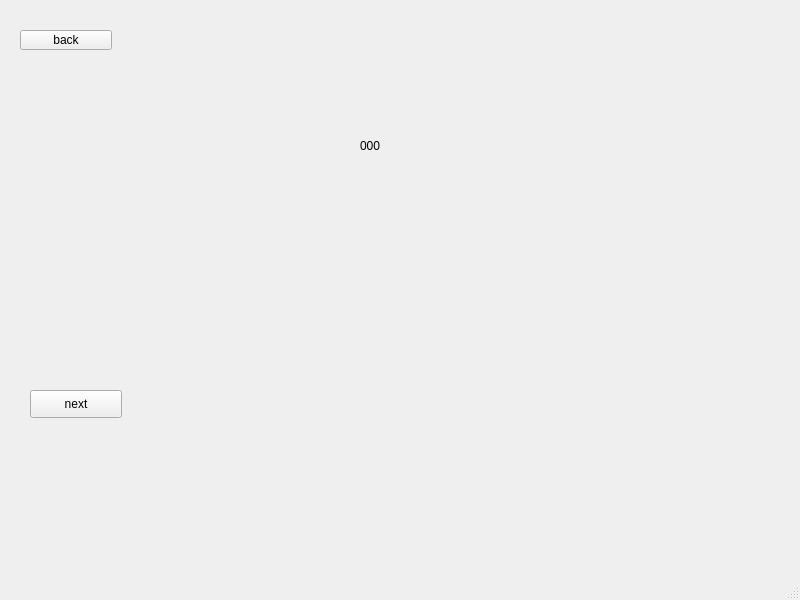
<?xml version="1.0" encoding="UTF-8"?>
<ui version="4.0">
 <class>message</class>
 <widget class="QMainWindow" name="message">
  <property name="geometry">
   <rect>
    <x>0</x>
    <y>0</y>
    <width>800</width>
    <height>600</height>
   </rect>
  </property>
  <property name="windowTitle">
   <string>MainWindow</string>
  </property>
  <widget class="QWidget" name="centralwidget">
   <widget class="QPushButton" name="pushButton">
    <property name="geometry">
     <rect>
      <x>20</x>
      <y>30</y>
      <width>92</width>
      <height>20</height>
     </rect>
    </property>
    <property name="text">
     <string>back</string>
    </property>
   </widget>
   <widget class="QPushButton" name="pushButton_2">
    <property name="geometry">
     <rect>
      <x>30</x>
      <y>390</y>
      <width>92</width>
      <height>28</height>
     </rect>
    </property>
    <property name="text">
     <string>next</string>
    </property>
   </widget>
   <widget class="QLabel" name="label_2">
    <property name="geometry">
     <rect>
      <x>360</x>
      <y>50</y>
      <width>381</width>
      <height>191</height>
     </rect>
    </property>
    <property name="text">
     <string>000</string>
    </property>
   </widget>
  </widget>
  <widget class="QMenuBar" name="menubar">
   <property name="geometry">
    <rect>
     <x>0</x>
     <y>0</y>
     <width>800</width>
     <height>26</height>
    </rect>
   </property>
  </widget>
  <widget class="QStatusBar" name="statusbar"/>
 </widget>
 <resources/>
 <connections/>
</ui>
